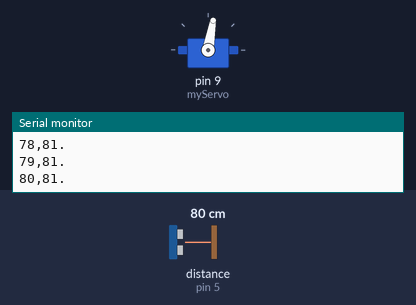
Bench run of a sketch on a simulated Arduino Uno, built with avr-gcc and run on an emulated ATmega328P. On the bench: servo, the last lines printed to the serial monitor. The test bench sets the inputs (shaded band); at power-on: distance to the obstacle (sensor on pin 5) 80 cm.

Above: at 1.2 s.
1.3 s: distance to the obstacle (sensor on pin 5) set to 4 cm
At 1.7 s:
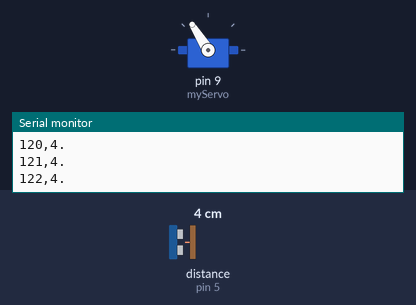
4.3 s: distance to the obstacle (sensor on pin 5) set to 2 cm
At 4.74 s:
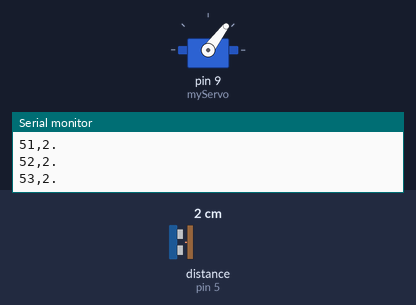
Timing chart, 0 to 13.3 s (numbered marks = the images above; inputs shaded):
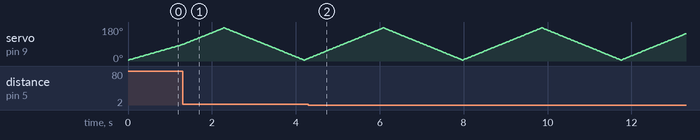

The sketch:

Radar_Code.ino
```cpp
#include <Servo.h>
#include <NewPing.h>

#define TRIG_PIN 5

Servo myServo;
NewPing sonar(TRIG_PIN, TRIG_PIN);

void setup() {
  pinMode(TRIG_PIN, OUTPUT);
  pinMode(TRIG_PIN, INPUT);
  Serial.begin(9600);
  myServo.attach(9);
}

void loop() {
  // Rotate the servo motor from 15 to 165 degrees
  for (int i = 5; i <= 175; i++) {
    myServo.write(i);
    delay(10);
    unsigned int distance = sonar.ping_cm();
    Serial.print(i);
    Serial.print(",");
    Serial.print(distance);
    Serial.println(".");
  }

  // Rotate the servo motor back from 165 to 15 degrees
  for (int i = 175; i > 5; i--) {
    myServo.write(i);
    delay(10);
    unsigned int distance = sonar.ping_cm();
    Serial.print(i);
    Serial.print(",");
    Serial.print(distance);
    Serial.println(".");
  }
}
```
